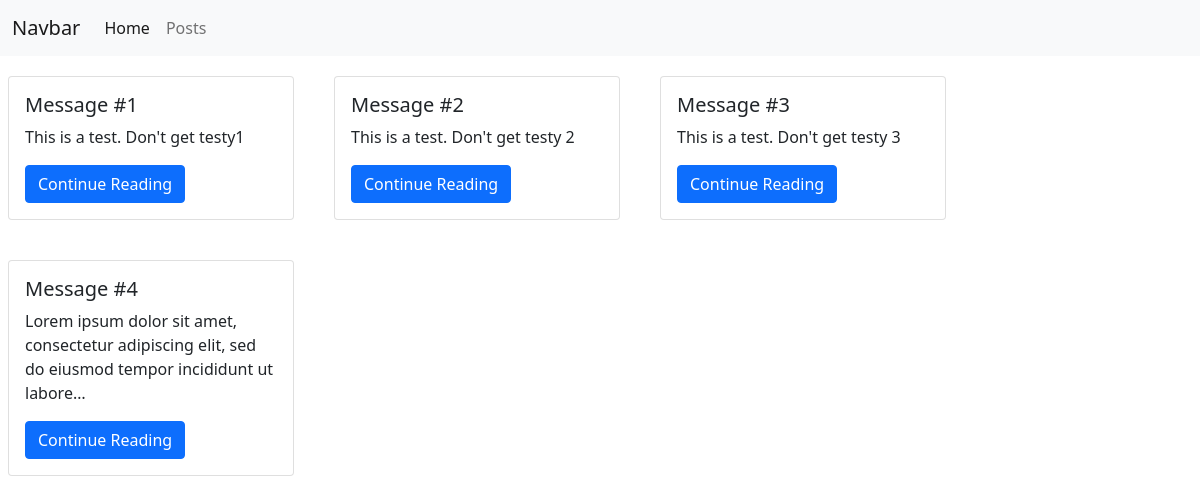
/posts/, run on the app's committed database.
### posts/models.py (models this page shows, shortened)
class Post(models.Model):
    text = models.TextField()

### posts/views.py (the view)
# urls.py: path('posts/', PostListView.as_view(), name='all_posts'),
class PostListView(ListView):
    model = Post
    template_name = "post_list.html"

### templates/post_list.html (shortened to what this page needs)
{% extends 'base.html' %}
{% block content %}
    <div class="row">
    {% for post in post_list %}
        <div class="col-sm-3" style="margin:10px; padding:10px;">
            <div class="card">
                <div class="card-body">
                <h5 class="card-title">Message #{{ post.id }}</h5>
                <p class="card-text">{{ post.text|truncatechars:100}}</p>
                <a href="{% url 'post_detail' post.id %}" class="btn btn-primary">
                    Continue Reading
                </a>
            </div>
            </div>
        </div>
    {% endfor %}
    </div>
{% endblock content %}

### templates/base.html (shortened to what this page needs)
<!DOCTYPE html>
<html lang="en">
<head>
<link href="https://cdn.jsdelivr.net/npm/bootstrap@5.1.3/dist/css/bootstrap.min.css" rel="stylesheet">
</head>
<body>
    <nav class="navbar navbar-expand-lg navbar-light bg-light">
    <div class="container-fluid">
        <a class="navbar-brand" href="{% url 'home' %}">Navbar</a>
        <div class="collapse navbar-collapse" id="navbarNav">
        <ul class="navbar-nav">
            <li class="nav-item">
            <a class="nav-link active" aria-current="page" href="{% url 'home' %}">Home</a>
            </li>
            <li class="nav-item">
            <a class="nav-link" href="{% url 'all_posts' %}">Posts</a>
            </li>
        </ul>
        </div>
    </div>
    </nav>
    {% block content %}
    {% endblock content %}
</body>
</html>

### data on the page
Post: id "1", text "This is a test. Don't get testy1"
Post: id "2", text "This is a test. Don't get testy 2"
Post: id "3", text "This is a test. Don't get testy 3"
Post: id "4", text "Lorem ipsum dolor sit amet, consectetur adipiscing elit, sed do eiusmod tempor incididunt ut labore…"
